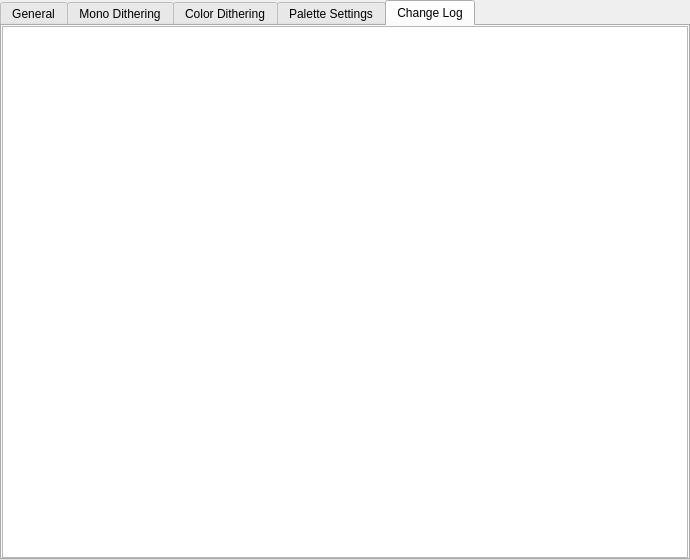
<?xml version="1.0" encoding="UTF-8"?>
<ui version="4.0">
 <class>HelpWindow</class>
 <widget class="QDialog" name="HelpWindow">
  <property name="geometry">
   <rect>
    <x>0</x>
    <y>0</y>
    <width>690</width>
    <height>560</height>
   </rect>
  </property>
  <property name="windowTitle">
   <string>Ditherista Help</string>
  </property>
  <layout class="QGridLayout" name="gridLayout_2">
   <property name="leftMargin">
    <number>0</number>
   </property>
   <property name="topMargin">
    <number>0</number>
   </property>
   <property name="rightMargin">
    <number>0</number>
   </property>
   <property name="bottomMargin">
    <number>0</number>
   </property>
   <property name="spacing">
    <number>0</number>
   </property>
   <item row="0" column="0">
    <widget class="QTabWidget" name="tabWidget">
     <property name="currentIndex">
      <number>4</number>
     </property>
     <widget class="QWidget" name="tab">
      <attribute name="title">
       <string>General</string>
      </attribute>
      <layout class="QGridLayout" name="gridLayout">
       <property name="leftMargin">
        <number>0</number>
       </property>
       <property name="topMargin">
        <number>0</number>
       </property>
       <property name="rightMargin">
        <number>0</number>
       </property>
       <property name="bottomMargin">
        <number>0</number>
       </property>
       <property name="spacing">
        <number>0</number>
       </property>
       <item row="0" column="0">
        <widget class="QTextEdit" name="pageGeneral">
         <property name="mouseTracking">
          <bool>false</bool>
         </property>
         <property name="acceptDrops">
          <bool>false</bool>
         </property>
         <property name="frameShadow">
          <enum>QFrame::Shadow::Plain</enum>
         </property>
         <property name="lineWidth">
          <number>0</number>
         </property>
         <property name="documentTitle">
          <string notr="true"/>
         </property>
         <property name="undoRedoEnabled">
          <bool>false</bool>
         </property>
         <property name="readOnly">
          <bool>true</bool>
         </property>
        </widget>
       </item>
      </layout>
     </widget>
     <widget class="QWidget" name="tab_2">
      <attribute name="title">
       <string>Mono Dithering</string>
      </attribute>
      <layout class="QGridLayout" name="gridLayout_5">
       <property name="leftMargin">
        <number>0</number>
       </property>
       <property name="topMargin">
        <number>0</number>
       </property>
       <property name="rightMargin">
        <number>0</number>
       </property>
       <property name="bottomMargin">
        <number>0</number>
       </property>
       <property name="spacing">
        <number>0</number>
       </property>
       <item row="0" column="0">
        <widget class="QTextEdit" name="pageMonoDithering">
         <property name="mouseTracking">
          <bool>false</bool>
         </property>
         <property name="acceptDrops">
          <bool>false</bool>
         </property>
         <property name="frameShadow">
          <enum>QFrame::Shadow::Plain</enum>
         </property>
         <property name="lineWidth">
          <number>0</number>
         </property>
         <property name="undoRedoEnabled">
          <bool>false</bool>
         </property>
         <property name="readOnly">
          <bool>true</bool>
         </property>
        </widget>
       </item>
      </layout>
     </widget>
     <widget class="QWidget" name="tab_3">
      <attribute name="title">
       <string>Color Dithering</string>
      </attribute>
      <layout class="QGridLayout" name="gridLayout_4">
       <property name="leftMargin">
        <number>0</number>
       </property>
       <property name="topMargin">
        <number>0</number>
       </property>
       <property name="rightMargin">
        <number>0</number>
       </property>
       <property name="bottomMargin">
        <number>0</number>
       </property>
       <property name="spacing">
        <number>0</number>
       </property>
       <item row="0" column="0">
        <widget class="QTextEdit" name="pageColorDithering">
         <property name="mouseTracking">
          <bool>false</bool>
         </property>
         <property name="acceptDrops">
          <bool>false</bool>
         </property>
         <property name="frameShadow">
          <enum>QFrame::Shadow::Plain</enum>
         </property>
         <property name="lineWidth">
          <number>0</number>
         </property>
         <property name="undoRedoEnabled">
          <bool>false</bool>
         </property>
         <property name="readOnly">
          <bool>true</bool>
         </property>
        </widget>
       </item>
      </layout>
     </widget>
     <widget class="QWidget" name="tab_4">
      <attribute name="title">
       <string>Palette Settings</string>
      </attribute>
      <layout class="QGridLayout" name="gridLayout_3">
       <property name="leftMargin">
        <number>0</number>
       </property>
       <property name="topMargin">
        <number>0</number>
       </property>
       <property name="rightMargin">
        <number>0</number>
       </property>
       <property name="bottomMargin">
        <number>0</number>
       </property>
       <property name="spacing">
        <number>0</number>
       </property>
       <item row="0" column="0">
        <widget class="QTextEdit" name="pagePaletteSettings">
         <property name="mouseTracking">
          <bool>false</bool>
         </property>
         <property name="acceptDrops">
          <bool>false</bool>
         </property>
         <property name="frameShadow">
          <enum>QFrame::Shadow::Plain</enum>
         </property>
         <property name="lineWidth">
          <number>0</number>
         </property>
         <property name="undoRedoEnabled">
          <bool>false</bool>
         </property>
         <property name="readOnly">
          <bool>true</bool>
         </property>
        </widget>
       </item>
      </layout>
     </widget>
     <widget class="QWidget" name="tab_5">
      <attribute name="title">
       <string>Change Log</string>
      </attribute>
      <layout class="QGridLayout" name="gridLayout_6">
       <property name="leftMargin">
        <number>0</number>
       </property>
       <property name="topMargin">
        <number>0</number>
       </property>
       <property name="rightMargin">
        <number>0</number>
       </property>
       <property name="bottomMargin">
        <number>0</number>
       </property>
       <property name="spacing">
        <number>0</number>
       </property>
       <item row="0" column="0">
        <widget class="QTextEdit" name="pageChangeLog">
         <property name="mouseTracking">
          <bool>false</bool>
         </property>
         <property name="acceptDrops">
          <bool>false</bool>
         </property>
         <property name="frameShadow">
          <enum>QFrame::Shadow::Plain</enum>
         </property>
         <property name="lineWidth">
          <number>0</number>
         </property>
         <property name="undoRedoEnabled">
          <bool>false</bool>
         </property>
         <property name="readOnly">
          <bool>true</bool>
         </property>
        </widget>
       </item>
      </layout>
     </widget>
    </widget>
   </item>
  </layout>
 </widget>
 <resources/>
 <connections/>
</ui>
